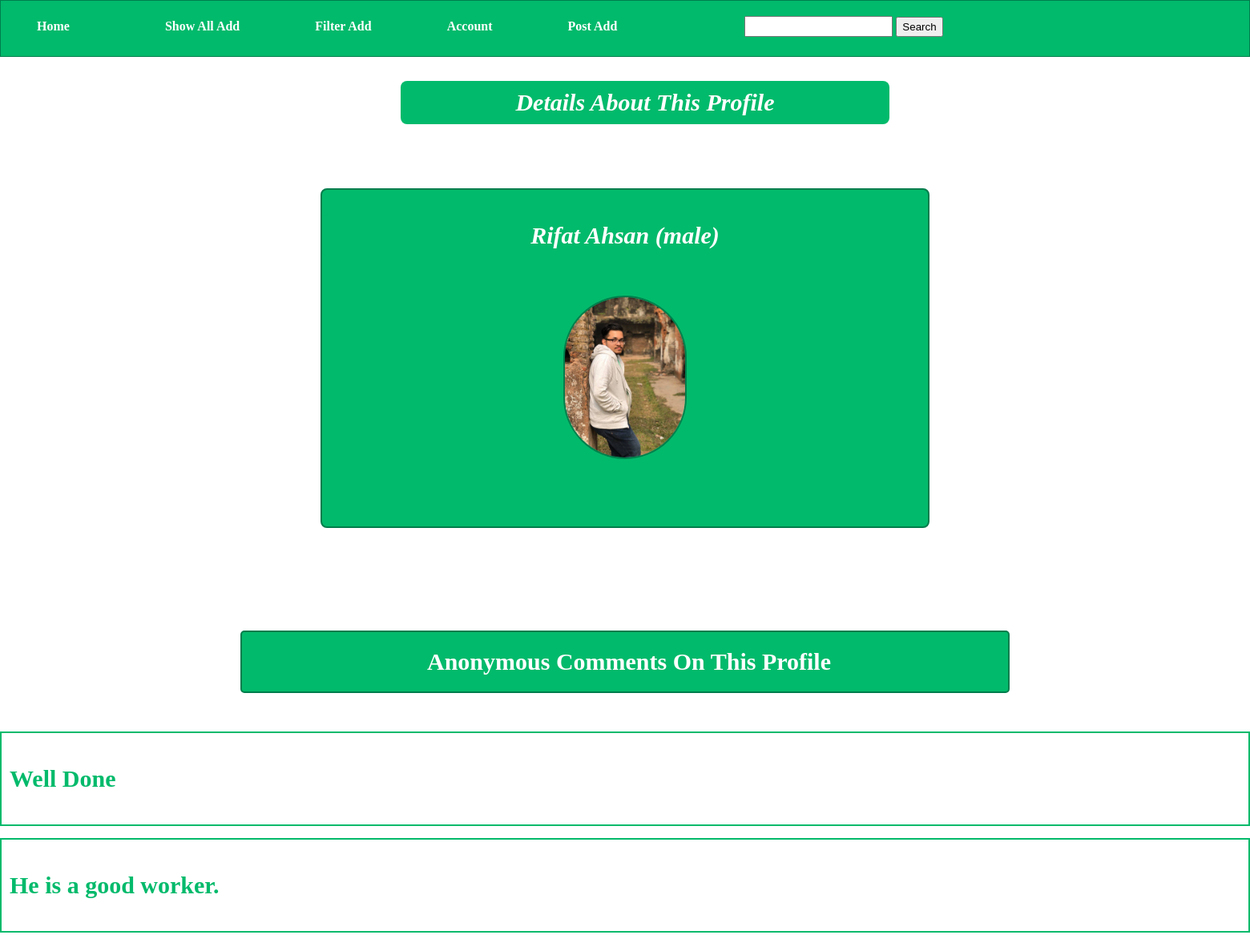
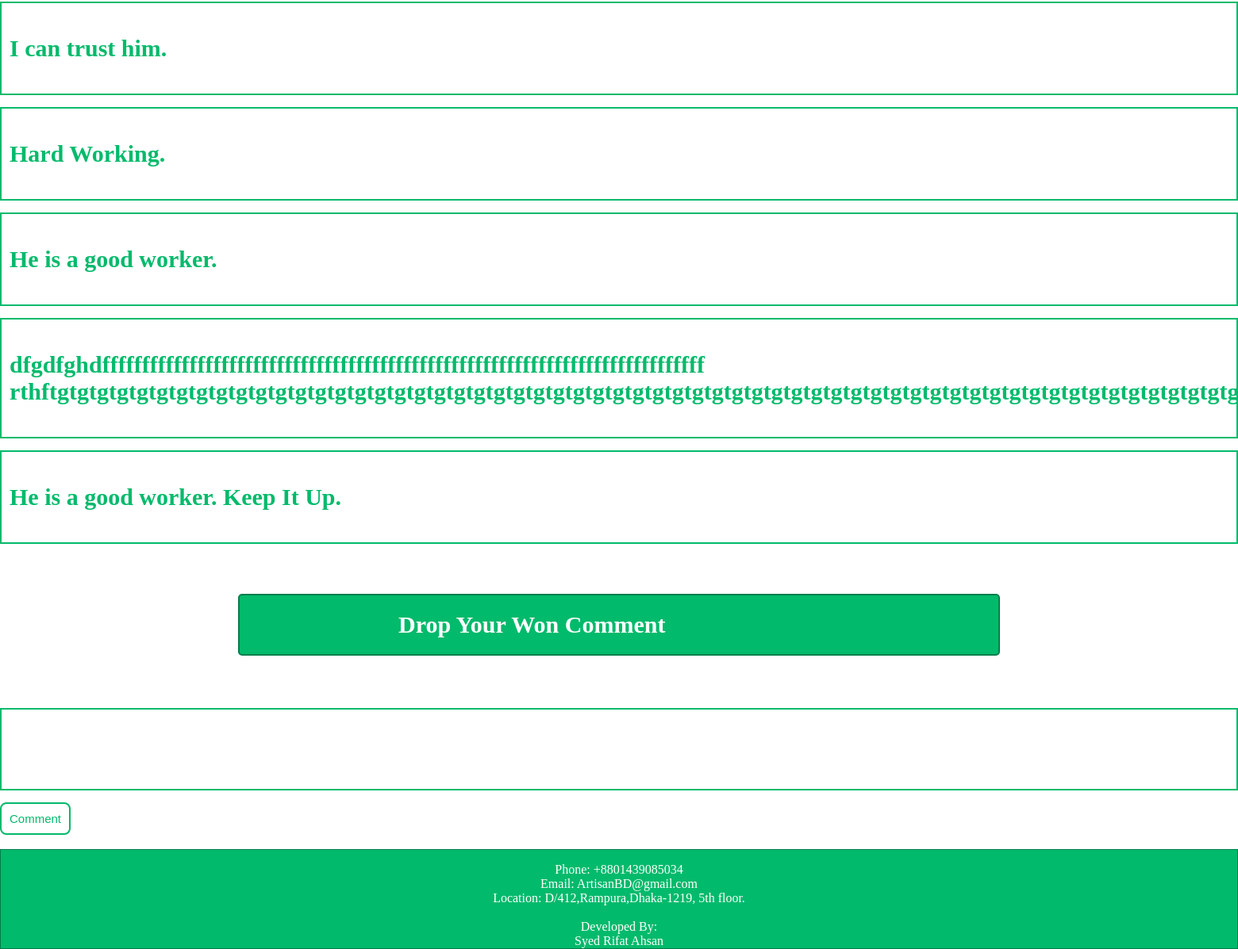
Page /show-a-profile.php?id=rifat@yahoo.com on the committed database (2 pictures, top to bottom).
### tables this page shows
CREATE TABLE IF NOT EXISTS `userinfo` (
  `emailId` varchar(100) NOT NULL,
  `postingTime` date DEFAULT NULL,
  `uerPassword` varchar(800) DEFAULT NULL,
  `serial` int(11) NOT NULL AUTO_INCREMENT,
  `gender` varchar(4) DEFAULT NULL,
  `proPic` varchar(500) DEFAULT NULL,
  `lastName` varchar(30) DEFAULT NULL,
  `firstName` varchar(60) DEFAULT NULL,
  `active` varchar(1) NOT NULL DEFAULT '0',
  PRIMARY KEY (`emailId`),
  UNIQUE KEY `emailId` (`emailId`),
  UNIQUE KEY `serial` (`serial`)
);

CREATE TABLE IF NOT EXISTS `comment` (
  `emailId` varchar(100) NOT NULL,
  `comment` varchar(4000) DEFAULT NULL
);

### show-a-profile.php (the view, shortened to what this page needs)
<?php
        	$email=$_SESSION['pemail'];
            include 'dbConnect.php';
?>
<!DOCTYPE html>
<html>
<head>
    <link href="assets/css/style.css" rel="stylesheet" type="text/css"/>
</head>
    <body>
 <center>
        <i><h3 id="place" style=" font-size:30px; color: white; background-color: #02BA6B; border: none; margin-left: 500px; margin-right: 450px;">Details About This Profile</h3></i>
        	<center>
            <div id="profile">
            <?php
            $sql="select * from userinfo where emailId='".$email."'";
            $result=mysqli_query($mysqli,$sql);
            while ($row=mysqli_fetch_array($result)){
            	$firstName= $row['firstName'];
            	$lastName= $row['lastName'];
            	$avatar= $row['proPic'];
            	$gender=$row['gender'];
             echo '<i><h3 id="place" style=" font-size:30px; color: white; background-color: #02BA6B; border: none;">'.$firstName." ".$lastName." (".$gender.')</h3></i><br>';
             echo '<img id="pro-pic"  src="'.$avatar.'"><br>';
             }
              ?>
            </div>
            </center><br>
        <b><p  style="border-radius: 5px; margin-left: 300px; margin-right: 300px; padding-top: 20px; padding-bottom: 20px; padding-left: 10px; font-size: 30px; background-color: #02BA6B;  color: white; border: 2.5px solid #007D4C;" >Anonymous Comments On This Profile</p></b><br>
    </center>
    <?php
    	 $sql2="select * from comment where emailId='".$email."'";
    	 $result2=mysqli_query($mysqli,$sql2);
    	 while($row2=mysqli_fetch_array($result2)){
    	 	echo '<div style="border: 2.5px solid #02BA6B; margin-bottom: 15px;">';
    	 	 echo '<h3 id="place" style=" font-size:30px; color: #02BA6B; background-color: white; border: none;">'.$row2['comment'].'</h3>';
    	 	 echo '</div>';
    	 }
    ?><br>
    <b><p  style="border-radius: 5px; margin-left: 300px; margin-right: 300px; padding-top: 20px; padding-bottom: 20px; padding-left: 200px; font-size: 30px; background-color: #02BA6B;  color: white; border: 2.5px solid #007D4C;" >Drop Your Won Comment</p></b><br><br>
    <form action="place-comment.php" method="POST" enctype="multipart/form-data"">
		<div style="border: 2.5px solid #02BA6B; margin-bottom: 15px;">
			<input type="texr" name="comment" id="place" style=" font-size:30px; color: #02BA6B;
             background-color: white; border: none; width: 98.5%; height: 80px;">
			</div>
			<input type="submit" value="Comment" id="place"  style= "font-size: 15px; color: #02BA6B;"/>
		</form><br>
    </body>
</html>

### assets/css/style.css (style rules this page uses)
body { margin: 0; padding: 0; }
#nav-bar { background-color: #02BA6B; padding-top: 19px; color: white; border: 1.5px solid #007D4C; margin-right: : 0px; }
#nav-button { padding-left: 30px; padding-right: 30px; padding-top: 15px; padding-bottom: 15px; margin-left: 15px; margin-right: 15px; }
#nav-bar { height: 50px; }
#footer { background-color: #02BA6B; padding-top: 16px; color: white; border: 1.5px solid #007D4C; margin: 0px; }
#place { border: 2.5px solid #02BA6B; border-radius: 8px; padding: 10px; background-color: white; color: #02BA6B; }
#pro-pic { border: 2px solid #007D4C; border-radius: 100px; height: 200px; }
#profile { border: 2.5px solid #007D4C; border-radius: 8px; margin-left: 400px; margin-right: 400px; margin-top: 80px; margin-bottom: 80px; padding-bottom: 80px; background-color: #02BA6B; }

### rows in the picture
userinfo: firstName "Rifat", lastName "Ahsan", gender "male", proPic (picture)
comment: comment "Well Done"
comment: comment "He is a good worker."
comment: comment "I can trust him."
comment: comment "Hard Working."
comment: comment "He is a good worker."
comment: comment "dfgdfghdffffffffffffffffffffffffffffffffffffffffffffffffffffffffffffffffffffffffffff…"
comment: comment "He is a good worker. Keep It Up."
